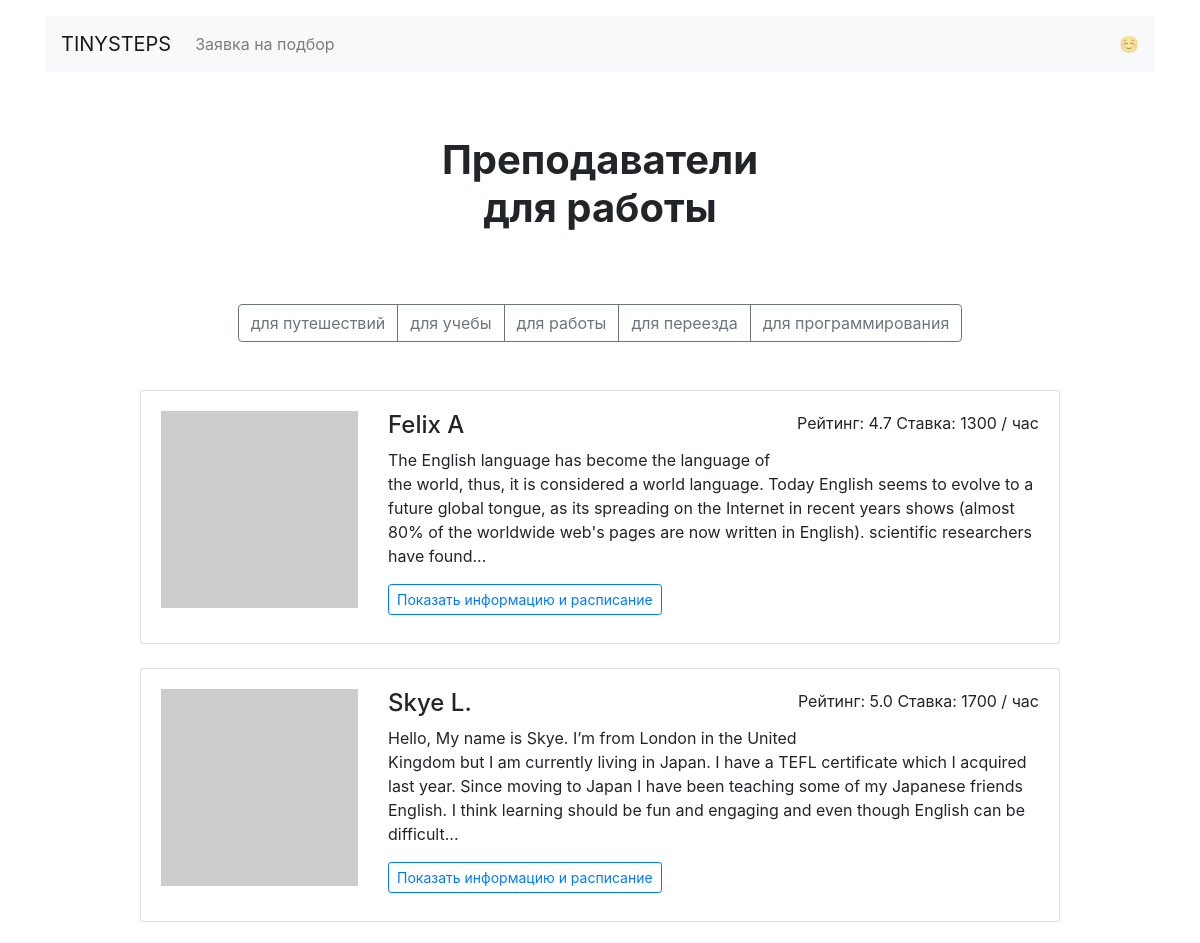
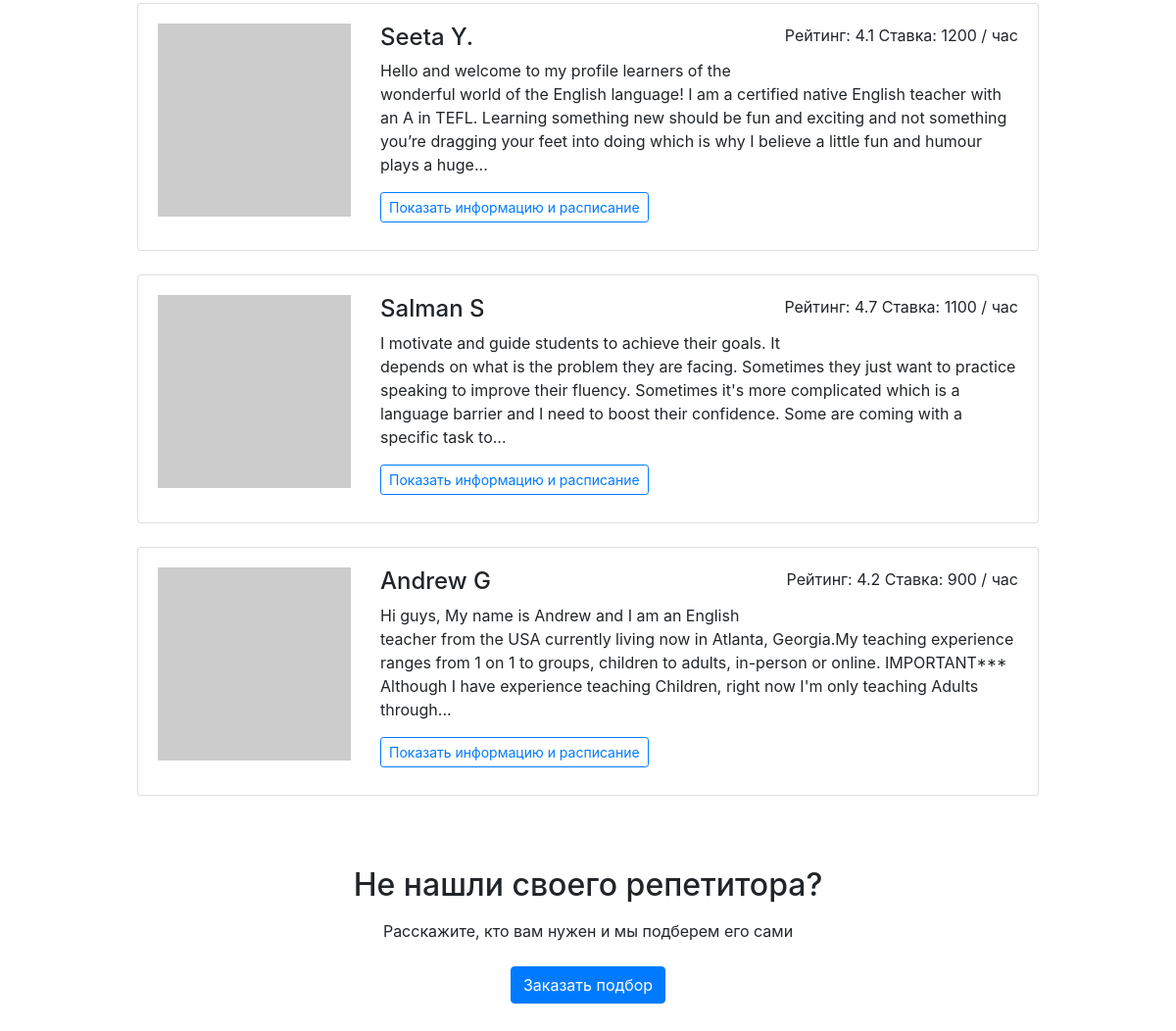
The app's page /goals/work/ with its own data (2 pictures, top to bottom).
### app.py (models this page shows)
class Teachers(db.Model):
    __tablename__ = "teachers"
    id = db.Column(db.Integer, primary_key=True)
    name = db.Column(db.String, nullable=False)
    about = db.Column(db.String)
    rating = db.Column(db.Float, nullable=False)
    picture = db.Column(db.String, nullable=False)
    price = db.Column(db.Integer, nullable=False)
    gender = db.Column(db.Boolean, nullable=False)
    travel = db.Column(db.Boolean, nullable=False)
    study = db.Column(db.Boolean, nullable=False)
    work = db.Column(db.Boolean, nullable=False)
    program = db.Column(db.Boolean, nullable=False)
    relocate = db.Column(db.Boolean, nullable=False)
    book = db.relationship("Booking")

### app.py (the view)
@app.route('/goals/<goal>/')
def render_goals_page(goal):
    teacher = db.session.query(Teachers).all()
    if goal == 'travel':
        teacher = db.session.query(Teachers).filter(Teachers.travel == True).all()
    elif goal == 'study':
        teacher = db.session.query(Teachers).filter(Teachers.study == True).all()
    elif goal == 'work':
        teacher = db.session.query(Teachers).filter(Teachers.work == True).all()
    elif goal == 'program':
        teacher = db.session.query(Teachers).filter(Teachers.program == True).all()
    return render_template('goal.html', teachers=teacher, goal=goal, goals=goals)

### templates/goal.html
{% extends 'base.html' %}
{% block container %}
<main class="container mt-3">
  <h1 class="h1 text-center w-50 mx-auto mt-1 py-5 mb-4"><strong>Преподаватели <br> {{ goals[goal] }}</strong></h1>
  <div class="text-center mb-5">
    <div class="btn-group mx-auto mb-0" role="group" aria-label="Basic example">
      {% for item in goals %}
        <a href="{{ url_for('render_goals_page', goal=item) }}" class="btn btn-outline-secondary">{{ goals[item] }}</a>
      {% endfor %}
    </div>
  </div>
  <div class="row">
    <div class="col-12 col-lg-10 offset-lg-1 m-auto">
    {% for teach in teachers %}
      <div class="card mb-4">
        <div class="card-body">
          <div class="row">
            <div class="col-3"><img src="{{ teach.picture }}" class="img-fluid" alt=""></div>
            <div class="col-9">
              <p class="float-right">Рейтинг: {{ teach.rating }} Ставка: {{ teach.price }} / час</p>
              <h2 class="h4">{{ teach.name }}</h2>
              <p>{{ teach.about|truncate(320) }}</p>
              <a href="{{ url_for('render_profiles_page', id_teacher=teach.id) }}" class="btn btn-outline-primary btn-sm mr-3 mb-2">Показать информацию и расписание</a>
            </div>
          </div>
        </div>
      </div>
    {% endfor %}
    </div>
  </div>
  <h2 class="text-center mt-5 mb-3">Не нашли своего репетитора?</h2>
  <p class="text-center mb-4">Расскажите, кто вам нужен и мы подберем его сами</p>
  <div class="text-center pb-5">
      <a href="{{ url_for('render_request_page') }}" class="btn btn-primary">Заказать подбор</a>
  </div>
</main>
{% endblock %}

### records on screen
Teachers: rating "4.7", price "1300", name "Felix A", about "The English language has become the language of the world, thus, it is considered a world language. Today English seems to evolve to a future global tongue, as its spreading on the Internet in recent years shows (almost 80% of the worldwide web's pages are now written in English). scientific researchers have found..."
Teachers: rating "5.0", price "1700", name "Skye L.", about "Hello, My name is Skye. I’m from London in the United Kingdom but I am currently living in Japan. I have a TEFL certificate which I acquired last year. Since moving to Japan I have been teaching some of my Japanese friends English. I think learning should be fun and engaging and even though English can be difficult..."
Teachers: rating "4.1", price "1200", name "Seeta Y.", about "Hello and welcome to my profile learners of the wonderful world of the English language! I am a certified native English teacher with an A in TEFL. Learning something new should be fun and exciting and not something you’re dragging your feet into doing which is why I believe a little fun and humour plays a huge..."
Teachers: rating "4.7", price "1100", name "Salman S", about "I motivate and guide students to achieve their goals. It depends on what is the problem they are facing. Sometimes they just want to practice speaking to improve their fluency. Sometimes it's more complicated which is a language barrier and I need to boost their confidence. Some are coming with a specific task to..."
Teachers: rating "4.2", price "900", name "Andrew G", about "Hi guys, My name is Andrew and I am an English teacher from the USA currently living now in Atlanta, Georgia.My teaching experience ranges from 1 on 1 to groups, children to adults, in-person or online. IMPORTANT*** Although I have experience teaching Children, right now I'm only teaching Adults through..."

### other values on screen
{{ goals[goal] }} "для работы"
{{ goals[item] }} "для путешествий" "для учебы" "для работы" "для переезда" "для программирования"
